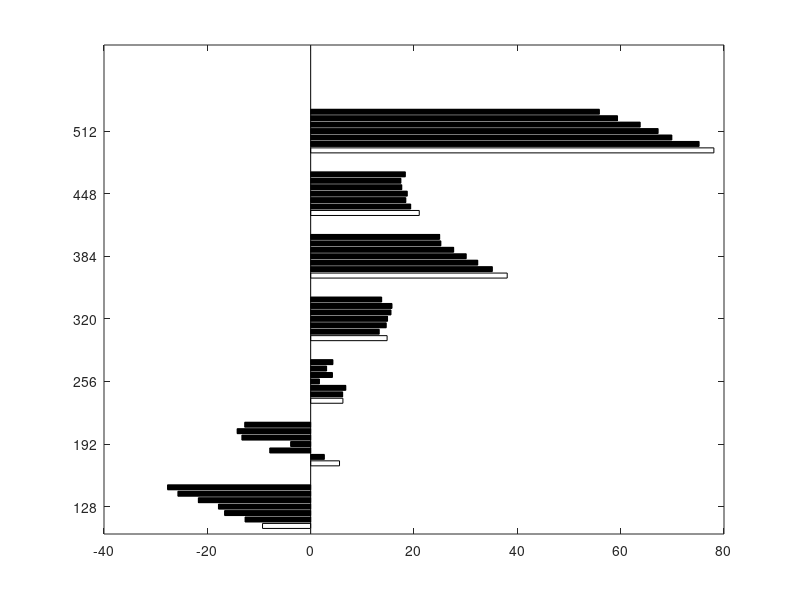

Here is the MATLAB script that generated this plot: (Note: this script raises an error after producing the figure.)

resize = [0.055833934
0.026579607
-0.079280135
-0.038883381
-0.133187496
-0.142321107
-0.12774468];

resize_feature = [0.062411719
0.061931891
0.068002843
0.01704855
0.042218045
0.030868133
0.043051411];

math = [0.210167255
0.193605011
0.184189947
0.187076553
0.176355083
0.174654419
0.183319916];

opencv = [0.380392759
0.351727528
0.323405704
0.301164633
0.276800782
0.25200088
0.249721091];

tensorflow = [0.147934728
0.132775894
0.146346695
0.148804372
0.155464486
0.157397466
0.137429372];

app_230mb = [0.780396636
0.751896062
0.699059945
0.672550071
0.637866513
0.593905482
0.558896835];

factorial = [-0.093174136
-0.126964099
-0.166702249
-0.178477911
-0.217399031
-0.257032054
-0.277065691];

m=[];
for i=1:7
    m = [m;factorial(i) resize(i) resize_feature(i) tensorflow(i) opencv(i) math(i) app_230mb(i)];
end


y = [factorial';resize';resize_feature';tensorflow';opencv';math';app_230mb'];
%y = [factorial';resize']

% plot cold start
f1 = figure;
x = [128 192 256 320 384 448 512];

b = barh(x,y*100,'facecolor', 'flat')
hold on

%-----label value

xtips1 = b(1).YEndPoints + 0.3;
for i=1:7
    if (xtips1(i)<0)
        xtips1(i) = xtips1(i) -6;
    end
end
ytips1 = b(1).XEndPoints;
labels1 = string(round(b(1).YData,1));
text(xtips1,ytips1,labels1,'VerticalAlignment','middle')

xtips2 = b(2).YEndPoints + 0.3;
for i=1:7
    if (xtips2(i)<0)
        xtips2(i) = xtips2(i) -6;
    end
end
ytips2 = b(2).XEndPoints;
labels2 = string(round(b(2).YData,1));
text(xtips2,ytips2,labels2,'VerticalAlignment','middle')

xtips1 = b(3).YEndPoints + 0.3;
for i=1:7
    if (xtips1(i)<0)
        xtips1(i) = xtips1(i) -6;
    end
end
ytips1 = b(3).XEndPoints;
labels1 = string(round(b(3).YData,1));
text(xtips1,ytips1,labels1,'VerticalAlignment','middle')

xtips2 = b(4).YEndPoints + 0.3;
for i=1:7
    if (xtips2(i)<0)
        xtips2(i) = xtips2(i) -6;
    end
end
ytips2 = b(4).XEndPoints;
labels2 = string(round(b(4).YData,1));
text(xtips2,ytips2,labels2,'VerticalAlignment','middle')

xtips1 = b(5).YEndPoints + 0.3;
for i=1:7
    if (xtips1(i)<0)
        xtips1(i) = xtips1(i) -6;
    end
end
ytips1 = b(5).XEndPoints;
labels1 =string(round(b(5).YData,1));
text(xtips1,ytips1,labels1,'VerticalAlignment','middle')

xtips2 = b(6).YEndPoints + 0.3;
for i=1:7
    if (xtips2(i)<0)
        xtips2(i) = xtips2(i) -6;
    end
end
ytips2 = b(6).XEndPoints;
labels2 = string(round(b(6).YData,1));
text(xtips2,ytips2,labels2,'VerticalAlignment','middle')

xtips2 = b(7).YEndPoints + 0.3
for i=1:7
    if (xtips2(i)<0)
        xtips2(i) = xtips2(i) -6;
    end
end
    
ytips2 = b(7).XEndPoints;
labels2 = string(round(b(7).YData,1));
text(xtips2,ytips2,labels2,'VerticalAlignment','middle')



%-----label memory

xtips1 = b(7).YEndPoints + 0.3;
for i=1:7
    if (xtips1(i)<0)
        xtips1(i) = 0+ 0.3;
    elseif (xtips1(i)>0)
        xtips1(i) = -8;
    end
end
ytips1 = b(7).XEndPoints;
labels1 = '512 MB';
text(xtips1,ytips1,labels1,'VerticalAlignment','middle')

xtips2 = b(6).YEndPoints + 0.3;
for i=1:7
    if (xtips2(i)<0)
        xtips2(i) = 0+ 0.3;
    elseif (xtips2(i)>0)
        xtips2(i) = -8;
    end
end
ytips2 = b(6).XEndPoints;
labels2 = '458 MB';
text(xtips2,ytips2,labels2,'VerticalAlignment','middle')

xtips1 = b(5).YEndPoints + 0.3;
for i=1:7
    if (xtips1(i)<0)
        xtips1(i) = 0+ 0.3;
    elseif (xtips1(i)>0)
        xtips1(i) = -8;
    end
end
ytips1 = b(5).XEndPoints;
labels1 = '384 MB';
text(xtips1,ytips1,labels1,'VerticalAlignment','middle')

xtips2 = b(4).YEndPoints + 0.3;
for i=1:7
    if (xtips2(i)<0)
        xtips2(i) = 0+ 0.3;
    elseif (xtips2(i)>0)
        xtips2(i) = -8;
    end
end
ytips2 = b(4).XEndPoints;
labels2 = '320 MB';
text(xtips2,ytips2,labels2,'VerticalAlignment','middle')

xtips1 = b(3).YEndPoints + 0.3;
for i=1:7
    if (xtips1(i)<0)
        xtips1(i) = 0+ 0.3;
    elseif (xtips1(i)>0)
        xtips1(i) = -8;
    end
end
ytips1 = b(3).XEndPoints;
labels1 = '256 MB';
text(xtips1,ytips1,labels1,'VerticalAlignment','middle')

xtips2 = b(2).YEndPoints + 0.3;
for i=1:7
    if (xtips2(i)<0)
        xtips2(i) = 0+ 0.3;
    elseif (xtips2(i)>0)
        xtips2(i) = -8;
    end
end
ytips2 = b(2).XEndPoints;
labels2 = '192 MB';
text(xtips2,ytips2,labels2,'VerticalAlignment','middle')

xtips2 = b(1).YEndPoints + 0.3;
for i=1:7
    if (xtips2(i)<0)
        xtips2(i) = 0+ 0.3;
    elseif (xtips2(i)>0)
        xtips2(i) = -8;
    end
end
    
ytips2 = b(1).XEndPoints;
labels2 = '128 MB';
text(xtips2,ytips2,labels2,'VerticalAlignment','middle')





b(1).FaceColor = [ 20 20 20]/255; 
b(2).FaceColor =      [47 79 79] / 255;
b(3).FaceColor  =      [112 128 144] / 255;
b(4).FaceColor  =      [105 105 105] / 255;
b(5).FaceColor  =      [169 169 169] / 255;
b(6).FaceColor    =    [192 192 192] / 255;
b(7).FaceColor   =     [220 220 220] / 255;


ax = gca;
%ax.XGrid = 'on';
ax.YGrid = 'on';


set(gca, 'YTickLabel',{'Factorial','Resize','Resize and Feature','TensorFlow', 'OpenCV', 'Linear regression', 'Image Classifier 230', },'FontSize',15,'TickLength',[0 0])
%set(gca,'XTick',binranges)

set(gca,'xtick',(-30:10:100),'FontSize',15)
xlim([-40, 90]);

title('Cold Start Improvement of The Image Container (Average)','FontSize',18);
%ylabel('Savings (%)','FontSize',18);
xlabel('Improvement (%)','FontSize',18);
%legend({'Factorial','Resize','Resize and Feature','TensorFlow', 'openCV', 'Linear Regresion', 'Image Classifier 230'})

f1.Position = [0 0 1200 700]; 
print('BarPlotRange','-depsc')
imwrite(f1,'newImage.jpg','jpg')




